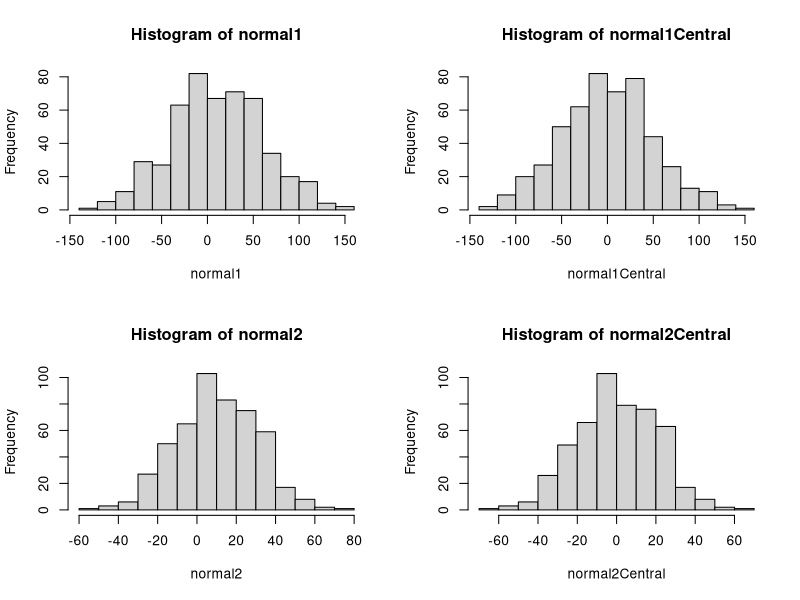

Generate this figure with R: (Note: this script raises an error after producing the figure.)
   
# O primeiro exercício tem por base o que aprendemos na introdução do curso, e no tópico de Programação com R. 
#   
# # 
# 📋
# 
# 1. Crie um data frame com pelo menos 500 casos e a seguinte composição: duas variáveis normais de desvio padrão diferente, uma variável de contagem (poisson), uma variável de contagem com dispersão (binomial negativa), uma variável binomial (0,1), uma variável qualitativa que apresenta um valor quando a variável binomial é 0 e outro quando é 1, e uma variável de index. 
# 
# 
# ⭕ As variáveis (normais, contagem e binomial) devem ser simuladas!!!

tarefaSemente <- addTaskCallback(function(...) {set.seed(123);TRUE}) 
tarefaSemente 

# criando as variáveis

normal1 <- rnorm(500, mean = 10, sd = 50)
normal1

normal2 <- rnorm(500, mean = 10, sd = 20)
normal2

poisson <- rpois(500, 4)
poisson

binomialnegativa <- rnbinom(500, mu = 4, size = 50)
binomialnegativa

binomial <- rbinom (500, 1, 0.7)
binomial

categoricaBinomial <- binomial
   
categorica <- ifelse(categoricaBinomial == 1, "sim", "não")
categorica

binomial [1:5]  
categorica [1:5]
categorica [c(2, 5, 7)]

index <- seq(1, length(normal1))
index 

# criando o data.frame

bancoOriginalSimulado <- data.frame (normal1, normal2, poisson, binomialnegativa, binomial, categorica, index)

View(bancoOriginalSimulado)

head(bancoOriginalSimulado)

# 2. Centralize as variáveis normais. 

normal1Central <- normal1 - mean(normal1)
normal1Central

par(mfrow = c(2,2))

hist(normal1)
hist(normal1Central)

normal2Central <- normal2 - mean(normal2)
normal2Central

hist(normal2)
hist (normal2Central)


# 3. Troque os zeros (0) por um (1) nas variáveis de contagem. 

bancoOriginalSimulado1 <- bancoOriginalSimulado

# 

for(i in 3:4)# para i variando entre 3 e 4 colunas
{
   for (j in 1:length(bancoOriginalSimulado1[, i]))#para j variando entre 1 e o numero de linhas da coluna i
   {
     if(bancoOriginalSimulado1[j,i] == 0)
     {
       bancoOriginalSimulado1[j, i] <- 1
     }
   }
   
}


bancoOriginalSimulado[272:277, 3:4]
bancoOriginalSimulado1[272:277, 3:4]



# 4. Crie um novo data.frame com amostra (100 casos) da base de dados original.

bancoNovo <- bancoOriginalSimulado[sample(nrow(bancoOriginalSimulado), 100, r = T), ]

# ou 

bancoTeste <- as.data.frame(lapply(bancoOriginalSimulado, sample, size=100, replace=TRUE))

view(bancoTeste)

view(bancoOriginalSimulado)

View(bancoNovo)

 
# # ▶ Compartilhe com a gente o seu endereço de github com o código do exercícicio!!!
# 



